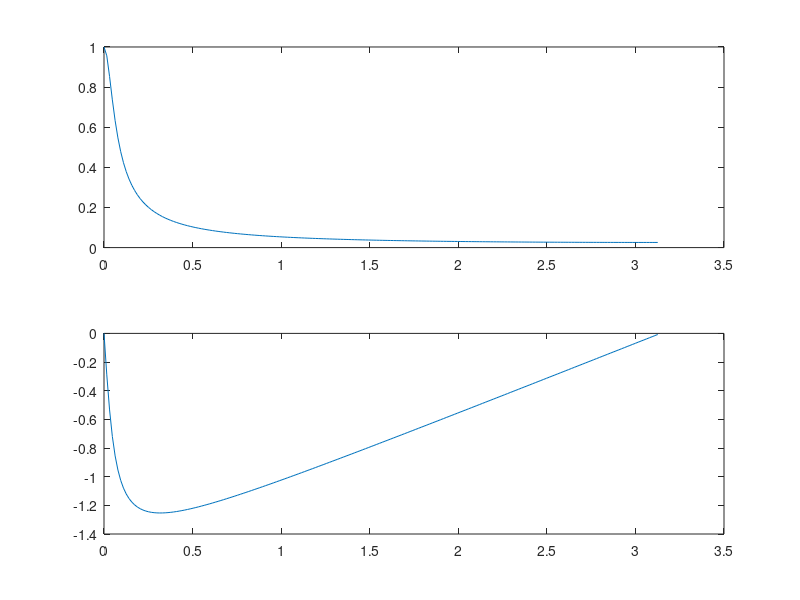

The MATLAB script that drew this image: (Note: this script raises an error after producing the figure.)
clear all, close all

%ejercicio2
%1)------------------
a= [1 -0.95];%y
b= [0.05];%x
n= 200;%puntos
[H,w]= freqz(b,a,n);
fs= 40000;%hz
figure(1)
subplot(211); plot(w,abs(H));%pintamos módulo 
subplot(212); plot(w,angle(H)); % Pintamos fase. 

%filttro 1
fvtool(b,a,'fs',40000 );%2

%filtro 2
a= [1];%y
b= [0.25 -0.5 0.25];%x
fvtool(b,a,'fs',40000 );%3


%filtro muesca 
a=[1 -1.84 0.94];%y
b= [0.97 -1.84 0.97];%x
fvtool(b,a,'fs',40000 );%4

%filtro en funcion alfa
%---alfa= 0.05
alfa= 0.05;
a= [1 -(1-alfa)];
b= [(alfa-1) 1];
fvtool(b,a,'fs',40000 );%5
%---alfa= 0.95
alfa= 0.95;
a= [1 -(1-alfa)];
b= [(alfa-1) 1];
fvtool(b,a,'fs',40000 );%6

%ejercicio 3
%---funcion pulso
    %alfa=0.95
    n=(-30:70); p=exp(-(n/4).^2);
    figure(7)
    stem(n,p,'b'), hold on
    y = filter(b,a,p);
    stem(n,y, 'r'), hold off
    
    
    alfa=0.05;
    a= [1 -(1-alfa)];
    b= [(alfa-1) 1];
    figure(8)
    stem(n,p,'b'), hold on
    y= filter(b,a,p);
    stem(n,y, 'r'), hold off
